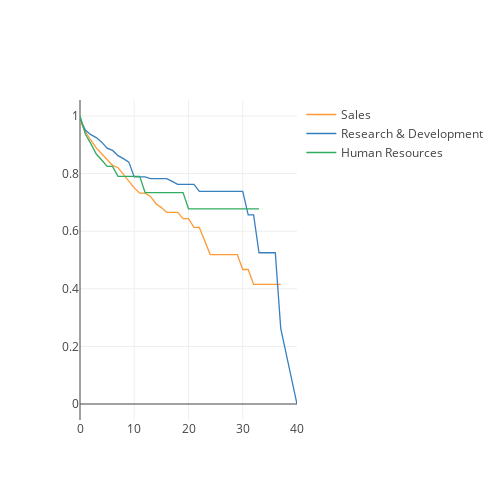

Write notebook code for a chart like this one.
### Code cell
surv_dep_yComp.iplot(kind='line', 
                     xTitle='Years at company', 
                     yTitle='Attrition', 
                     title= 'Attrition by years at company and department', 
                     layout=go.Layout(autosize=False,width=500,height=500))

### Figure 1 — Plotly figure (JSON) as saved in the notebook; plotly's stock layout.template omitted (floating-point values rounded to 4 significant figures)
{"data": [{"line": {"color": "rgba(255, 153, 51, 1.0)", "dash": "solid", "shape": "linear", "width": 1.3}, "mode": "lines", "name": "Sales", "text": "", "type": "scatter", "uid": "27d89e23-79d4-49a3-961f-316c3f456ff7", "x": [0, 1, 2, 3, 4, 5, 6, 7, 8, 9, 10, 11, 12, 13, 14, 15, 16, 17, 18, 19, 20, 21, 22, 23, 24, 25, 26, 27, 29, 30, 31, 32, 33, 34, 36, 37, 40], "y": [0.9843, 0.9453, 0.9158, 0.8891, 0.8689, 0.8473, 0.8285, 0.8205, 0.7971, 0.7759, 0.7502, 0.7319, 0.7319, 0.7209, 0.6956, 0.6819, 0.6653, 0.6653, 0.6653, 0.6438, 0.6438, 0.6132, 0.6132, 0.566, 0.5188, 0.5188, 0.5188, 0.5188, 0.5188, 0.467, 0.467, 0.4151, 0.4151, 0.4151, 0.4151, 0.4151, ""]}, {"line": {"color": "rgba(55, 128, 191, 1.0)", "dash": "solid", "shape": "linear", "width": 1.3}, "mode": "lines", "name": "Research & Development", "text": "", "type": "scatter", "uid": "a665f1c6-673a-4260-b19f-ffa7ee521d91", "x": [0, 1, 2, 3, 4, 5, 6, 7, 8, 9, 10, 11, 12, 13, 14, 15, 16, 17, 18, 19, 20, 21, 22, 23, 24, 25, 26, 27, 29, 30, 31, 32, 33, 34, 36, 37, 40], "y": [0.9906, 0.9503, 0.9351, 0.9249, 0.9093, 0.8886, 0.8805, 0.8624, 0.852, 0.8399, 0.7887, 0.7887, 0.7887, 0.7825, 0.7825, 0.7825, 0.7825, 0.7729, 0.7624, 0.7624, 0.7624, 0.7624, 0.7386, 0.7386, 0.7386, 0.7386, 0.7386, 0.7386, 0.7386, 0.7386, 0.6565, 0.6565, 0.5252, 0.5252, 0.5252, 0.2626, 0]}, {"line": {"color": "rgba(50, 171, 96, 1.0)", "dash": "solid", "shape": "linear", "width": 1.3}, "mode": "lines", "name": "Human Resources", "text": "", "type": "scatter", "uid": "7c825052-76fb-49da-92e3-b4544e7123c4", "x": [0, 1, 2, 3, 4, 5, 6, 7, 8, 9, 10, 11, 12, 13, 14, 15, 16, 17, 18, 19, 20, 21, 22, 23, 24, 25, 26, 27, 29, 30, 31, 32, 33, 34, 36, 37, 40], "y": [1, 0.9365, 0.9042, 0.868, 0.8474, 0.8251, 0.8251, 0.7907, 0.7907, 0.7907, 0.7907, 0.7907, 0.7342, 0.7342, 0.7342, 0.7342, 0.7342, 0.7342, 0.7342, 0.7342, 0.6777, 0.6777, 0.6777, 0.6777, 0.6777, 0.6777, 0.6777, 0.6777, 0.6777, 0.6777, 0.6777, 0.6777, 0.6777, "", "", "", ""]}], "layout": {"autosize": false, "height": 500, "width": 500, "xaxis": {"autorange": true, "range": [0, 40], "type": "linear"}, "yaxis": {"autorange": true, "range": [-0.05556, 1.056], "type": "linear"}}}
